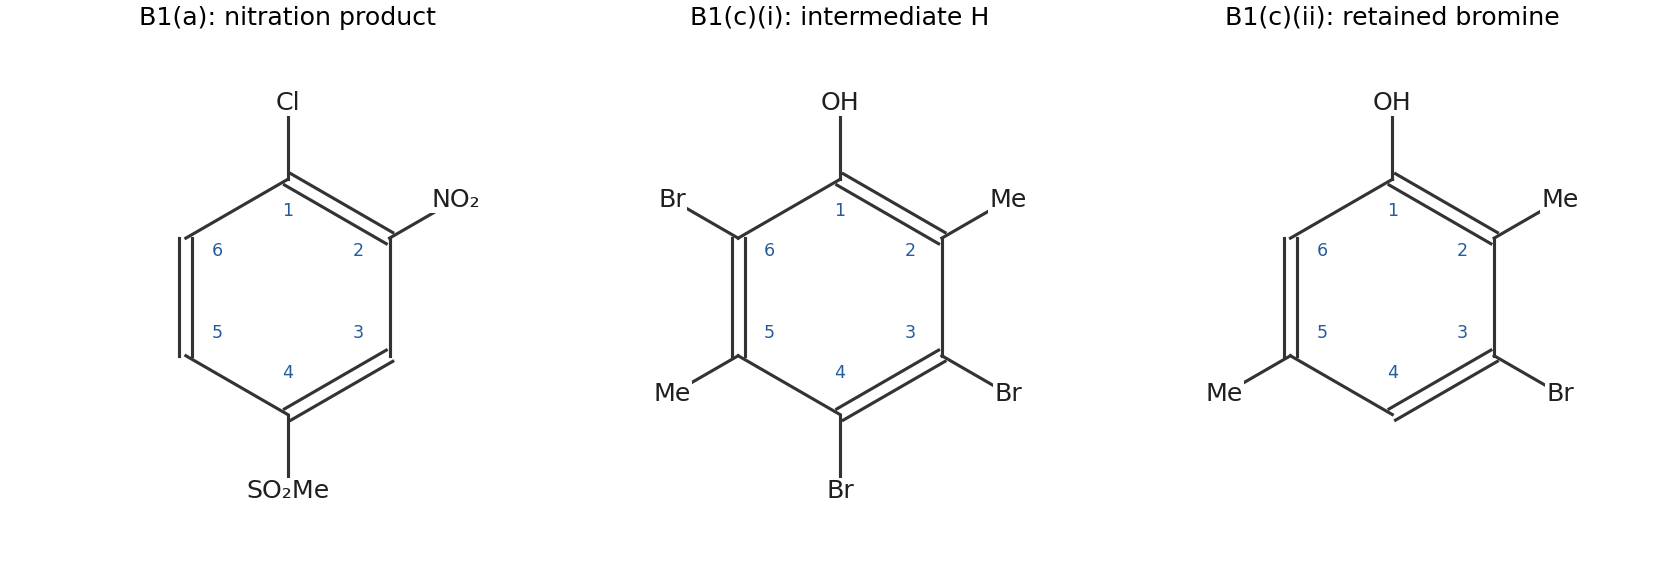

Here is the Python script that generated this plot:
"""Original chemistry solution figure; Python 3.14, numpy and matplotlib.
Run from the desired output directory. No source figures or media paths are used.
"""
from pathlib import Path
import sys
sys.dont_write_bytecode = True
sys.path.insert(0, str(Path(__file__).resolve().parents[2] / 'tools'))
import chemistry_diagram as d
import numpy as np
import matplotlib
matplotlib.use('Agg')
import matplotlib.pyplot as plt
plt.rcParams.update({'font.family':'DejaVu Sans','font.size':11})
fig, axes=plt.subplots(1,3,figsize=(12,4.2))
for ax,subs,title in zip(axes,[{0:'Cl',1:'NO₂',3:'SO₂Me'},{0:'OH',1:'Me',2:'Br',3:'Br',4:'Me',5:'Br'},{0:'OH',1:'Me',2:'Br',4:'Me'}],['B1(a): nitration product','B1(c)(i): intermediate H','B1(c)(ii): retained bromine']):
 th=np.pi/2-np.arange(6)*np.pi/3; pts=np.column_stack((np.cos(th),np.sin(th)))
 d.ring(ax,pts,{0:2,2:2,4:2})
 for i in range(6):
  ax.text(*(pts[i]*.69),str(i+1),color=d.BLUE,ha='center',fontsize=9)
  if i in subs:
   q=pts[i]*1.65;d.bond(ax,pts[i],q);d.atom(ax,q,subs[i])
 d.finish(ax,(-2.25,2.25),(-2.1,2.15),title)
fig.tight_layout();d.save(fig,'paper-1-aromatic-products.png')
